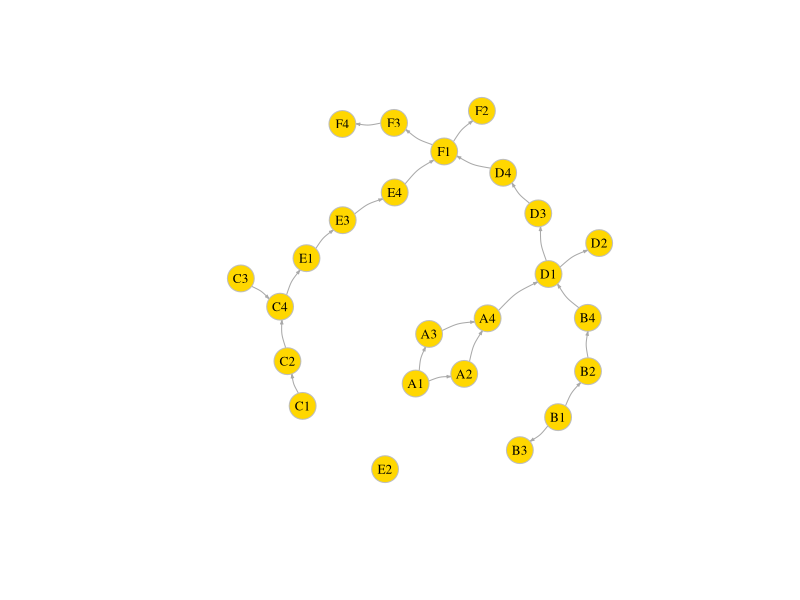

Write R code to recreate this figure.

#install.packages('igraph')
library(igraph) # Load the igraph package

# Create universal graph of the course
universal <- graph( edges=c('A1','A2', 'A1','A3','A2','A4','A3','A4',
                            'B1','B2','B1','B3','B2','B4',
                            'C1','C2','C3','C4','C2','C4',
                            'A4','D1','B4','D1','D1','D2','D1','D3','D3','D4',
                            'C4','E1','E1','E3','E3','E4','E4','F1',
                            'D4','F1','F1','F2','F1','F3','F3','F4'),
                    isolates=c('E2'),
                    directed=T ) 

# Function for plotting grpahs
visualizeGraph <- function(g) {
  plot(g, edge.arrow.size=.2, vertex.color="gold", vertex.size=15, 
       
       vertex.frame.color="gray", vertex.label.color="black", 
       
       vertex.label.cex=0.8, vertex.label.dist=0, edge.curved=0.2)
}


# Define function for syllabus 1
syll1 <- function() {
  # Create syllabus of semester 1 by instructor A
  syllabus1<-induced.subgraph(universal, 
                              which(V(universal)$name %in% c("A1","A2","A3","A4","B1","B2","B4","C1","C2","C3","C4")))
  
  # Plot syllabus of sem 1 by instructor A
  visualizeGraph(syllabus1)
  
  # Call Recommender Function
  recommender(syllabus1)
}


# Define function for syllabus 2
syll2 <- function() {
  # Create syllabus of semester 1 by instructor B
  syllabus2<-induced.subgraph(universal, 
                              which(V(universal)$name %in% c("A1","A2","A3","A4","B1","B2","B4","D1","D3","D4")))
  
  # Plot syllabus of sem 1 by instructor B
  visualizeGraph(syllabus2)
  
  # Call Recommender Function
  recommender(syllabus2)
}


# Define function for syllabus 3
syll3 <- function() {
  # Create syllabus of semester 2 by instructor A
  syllabus3<-induced.subgraph(universal, 
                              which(V(universal)$name %in% c("D1","D2","D3","D4","E1","E3","E4","F1","F2","F3","F4")))
  
  # Plot syllabus of sem 2 by instructor A
  visualizeGraph(syllabus3)
  
  # Call Recommender Function
  recommender(syllabus3)
}


# Define function for syllabus 4
syll4 <- function() {
  # Create syllabus of semester 2 by instructor B
  syllabus4<-induced.subgraph(universal, 
                              which(V(universal)$name %in% c("C1","C2","C3","C4","E1","E2","E3","E4","F1","F2","F3","F4")))
  
  # Plot syllabus of sem 2 by instructor A
  visualizeGraph(syllabus4)
  
  # Call Recommender Function
  recommender(syllabus4)
}


# Define function for setting configuration
setConfiguration <- function() {
  
  print("Set Configuration")

  # Set whether to recommend predicate which are not part of syllabus or not
  consider_predicate_not_part_of_syllabus_depth <- as.integer(readline(prompt="consider_predicate_not_part_of_syllabus_depth [Choice 0/1] - "))

  # Set the level allowed for recommender to go from parent node in case of failure
  traverse_depth_to_child_if_parent_efficacy_not_met <- as.integer(readline(prompt ="Set traverse_depth_to_child_if_parent_efficacy_not_met to [Choice 0/1/2] - "))

  # Set the succes criteria for particular syllabus
  success_criteria <- as.double(readline(prompt="success_criteria [from 0.0 to 1.0] - "))
  
  # Create a list of configuration variables and return the list
  configuration <- list("predicate" = consider_predicate_not_part_of_syllabus_depth,
                        "efficacy" = traverse_depth_to_child_if_parent_efficacy_not_met,
                        "success_criteria" = success_criteria)
  
  return(configuration)
  }


# Define the core function which will recommend the topics of a particular syllabus
recommender <- function(syllabus) {
  
  # Call to setConfiguration function and store configuration setting value as list
  confval <- setConfiguration()
  
  # Declare and initialize varialble to store individual topic score
  topicScore <- as.integer(0)
  
  # Declare and initialize varialble to keep track of consecutive fails
  consecutiveFails <- as.integer(1)
  
  # Begin recommendation from first topic and keep iterating till end
  for(topic in V(syllabus)) {
    
    # Check whether user achieved success criteria
    overallScore <- (topicScore/vcount(syllabus))
    if(signif(overallScore, digits = 1) == confval$success_criteria) {
      print("Success")
    }
    
    
    # Display the current recommendation and record value for pass
    print(paste("Current Topic",V(syllabus)$name[topic]))
    pass <- as.integer(readline(prompt="Enter Pass(1) or Fail(0) : "))
    
    # Recommend predicate which are not part of syllabus
    if((pass == 0) & (confval$predicate == 1) & (V(syllabus)$name[topic] %in% c("D1","E1","F1")))
    {
      extraPredicate <- as_ids(neighbors(universal, v = (V(syllabus)$name[topic]), mode = "in"))
      if(all(extraPredicate %in% (V(syllabus)$name))){
         #print("inside new if")
        }
      else {
        # Call function to handle special cases
        specialRecommendation((V(syllabus)$name[topic]), syllabus)
        consecutiveFails <- as.integer(1)
        print(paste("Current Topic",V(syllabus)$name[topic]))
        pass <- as.integer(readline(prompt="Enter Pass(1) or Fail(0) : "))
      }
    }
    
    # Logic for recommending topic, when user failed in any current topic
    if(pass == 0 ){
      print("Failed!!!!")
      consecutiveFails <- (consecutiveFails+1)
      
      if(consecutiveFails == (confval$efficacy+2)) {
        while(pass == 0) {
          print(paste("Failed!!! Cannot proceed without passing ", V(syllabus)$name[topic]))
          pass <- as.integer(readline(prompt="Enter Pass(1) or Fail(0) : "))
        }
        print("Passed!!!")
        consecutiveFails <- as.integer(1)
        topicScore <- (topicScore+1)
      }
      print("Moving to next topic")
      next()
      
    }
    
    # Logic for recommending topic, when user passed in any current topic
    else if(pass == 1) {  
      consecutiveFails <- as.integer(1)
      print("Passed!! Moving to next topic")
      topicScore <- (topicScore+1)
    }
    # Check whether user have successfully passed in all topics
    if(topicScore == vcount(syllabus)) {
      print("You Aced it")
    }  
  } 
    
  }

specialRecommendation <- function(topicName, syllabus) {
  # Find the immediate predicate which are not part of syllabus
  extraPredicate <- as_ids(neighbors(universal, v = topicName, mode = "in"))
  
  print("Currently recommended topic - ")
  
  if(length(extraPredicate) > 1) {
      for(temp in extraPredicate) {
        if(temp %in% (V(syllabus)$name))
          next()
        print(temp)
        #vector = c(vector,extraPredicate[temp])
    }
    print("Choose from topic from recommendation")
    #print(vector)
    chosenTopic <- readline(prompt="Enter your choice : ")
    print(paste("Choosen Topic - ",chosenTopic))
  }
  else {
    # Display the current recommendation
    chosenTopic <- extraPredicate
  }
  
  pass <- as.integer(readline(prompt="Enter Pass(1) or Fail(0) : "))
  
  while(pass == 0) {
    print(paste("Cannot proceed without passing - ",chosenTopic))
    pass <- as.integer(readline(prompt="Enter Pass(1) or Fail(0) : "))
  }
  
  #print("Moving to next topic")
  
}

# Plot the course
visualizeGraph(universal)

# Select The Syllabus for the course
print("*************TOPIC RECOMMENDER SYSTEM*************")
print("Select Course Syllabus")
print("1.Semester 1 by Instructor A")
print("2.Semester 1 by Instructor B")
print("3.Semester 2 by Instructor A")
print("4.Semester 2 by Instructor B")
print("5.Press Esc to exit RECOMMENDER SYSTEM anytime")

choice = as.integer(readline(prompt="Enter choice[1/2/3/4]: "))
switch(choice, syll1(), syll2(), syll3(), syll4())


